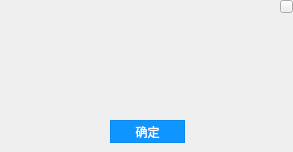
<?xml version="1.0" encoding="UTF-8"?>
<ui version="4.0">
 <class>showUdpTipMsgDialog</class>
 <widget class="QDialog" name="showUdpTipMsgDialog">
  <property name="geometry">
   <rect>
    <x>0</x>
    <y>0</y>
    <width>293</width>
    <height>152</height>
   </rect>
  </property>
  <property name="windowTitle">
   <string>Dialog</string>
  </property>
  <widget class="QPushButton" name="pushButton">
   <property name="geometry">
    <rect>
     <x>110</x>
     <y>120</y>
     <width>75</width>
     <height>23</height>
    </rect>
   </property>
   <property name="styleSheet">
    <string notr="true">QPushButton#pushButton
{
    color:white;
    background-color:rgb(14 , 150 , 254);
    border: 1px solid rgb(11 , 137 , 234);
}

QPushButton#pushButton:hover
{
    color:white;
    background-color:rgb(44 , 137 , 255);
    border: 1px solid rgb(11 , 137 , 234);
}

QPushButton#pushButton:pressed
{
    color:white;
    background-color:rgb(14 , 135 , 228);
    border: 1px solid rgb(12 , 138 , 235);
    padding-left:3px;
    padding-top:3px;
}</string>
   </property>
   <property name="text">
    <string>确定</string>
   </property>
  </widget>
  <widget class="closeButton" name="toolButton">
   <property name="geometry">
    <rect>
     <x>280</x>
     <y>0</y>
     <width>13</width>
     <height>13</height>
    </rect>
   </property>
   <property name="text">
    <string/>
   </property>
   <property name="iconSize">
    <size>
     <width>15</width>
     <height>15</height>
    </size>
   </property>
  </widget>
  <widget class="QLabel" name="label">
   <property name="geometry">
    <rect>
     <x>10</x>
     <y>60</y>
     <width>281</width>
     <height>41</height>
    </rect>
   </property>
   <property name="styleSheet">
    <string notr="true">font: 13pt &quot;楷体&quot;;</string>
   </property>
   <property name="text">
    <string/>
   </property>
   <property name="alignment">
    <set>Qt::AlignCenter</set>
   </property>
  </widget>
  <widget class="QLabel" name="label_pic">
   <property name="geometry">
    <rect>
     <x>10</x>
     <y>10</y>
     <width>151</width>
     <height>41</height>
    </rect>
   </property>
   <property name="text">
    <string/>
   </property>
   <property name="pixmap">
    <pixmap resource="images.qrc">:/images/logo_2(1)副本.png</pixmap>
   </property>
   <property name="scaledContents">
    <bool>true</bool>
   </property>
  </widget>
 </widget>
 <customwidgets>
  <customwidget>
   <class>closeButton</class>
   <extends>QToolButton</extends>
   <header>closebutton.h</header>
  </customwidget>
 </customwidgets>
 <resources>
  <include location="images.qrc"/>
 </resources>
 <connections/>
</ui>
